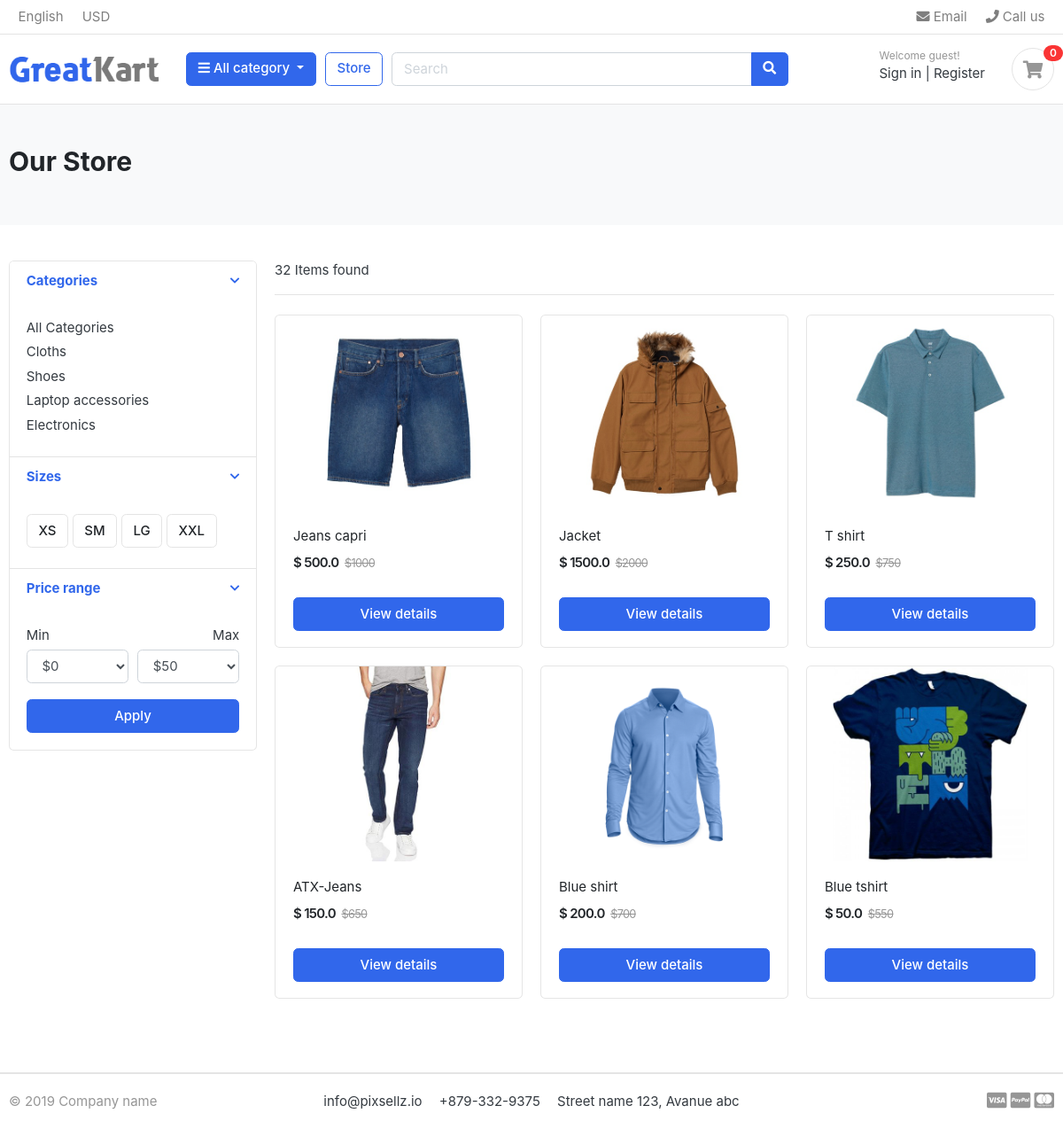
The app's page /store/category/cloths with its own data.
### apps/category/models.py (models this page shows, shortened)
class Category(models.Model):
    category_name = models.CharField(max_length=50, unique=True)
    slug = models.SlugField(max_length=100, unique=True)
    description = models.TextField(max_length=255, blank=True)
    cat_image = models.ImageField(upload_to="photos/categories", blank=True)
    class Meta:
        verbose_name = "category"
        verbose_name_plural = "categories"
    def get_url(self):
        return reverse("product_with_category", args=[self.slug])

### apps/store/models.py (models this page shows, shortened)
class Product(models.Model):
    product_name = models.CharField(max_length=200, unique=True)
    slug = models.SlugField(max_length=200, unique=True)
    description = models.TextField(max_length=500, blank=True)
    price = models.FloatField()
    image = models.ImageField(upload_to="photos/products")
    stock = models.IntegerField()
    is_available = models.BooleanField(default=True)
    category = models.ForeignKey(Category, on_delete=models.CASCADE)
    created_date = models.DateTimeField(auto_now_add=True)
    modified_date = models.DateTimeField(auto_now=True)
    def get_url(self):
        return reverse("product_detail", args=[self.category.slug, self.slug])

### apps/store/views.py (the view)
# urls.py: path("store/", include("apps.store.urls")),
def store(request, category_slug=None):
    page = request.GET.get("page")
    if category_slug is not None:
        category = get_object_or_404(Category, slug=category_slug)
        products = Product.objects.filter(
            category=category, is_available=True
        ).order_by("id")
    else:
        products = Product.objects.filter(is_available=True).order_by("id")
    paginator = Paginator(products, 6)
    paged_product = paginator.get_page(page)
    product_counts = products.count()
    return render(
        request,
        "store/store.html",
        context={"products": paged_product, "product_counts": product_counts},
    )

### apps/cart/views.py (called while the page is built)
def _cart_id(request):
    return request.session.session_key or request.session.create()

### apps/category/context_processors.py (called while the page is built)
def menu_links(request):
    links = Category.objects.all()
    try:
        cart = Cart.objects.get(cart_id=_cart_id(request))
        cart_item_count = CartItem.objects.filter(cart=cart).count()
    except Cart.DoesNotExist:
        cart_item_count = 0
    return dict(links=links, cart_item_count=cart_item_count)

### templates/store/store.html (shortened to what this page needs)
{% extends "base.html" %}
{% load static %}
{% block body_content %}
<section class="section-pagetop bg">
<div class="container">
	{% if 'search' in request.path %}
		<h2 class="title-page">Search result</h2>
	{% else %}
		<h2 class="title-page">Our Store</h2>
	{% endif %}
</div>
</section>
<section class="section-content padding-y">
<div class="container">
<div class="row">
	<aside class="col-md-3">
<div class="card">
	<article class="filter-group">
		<header class="card-header">
			<a href="#" data-toggle="collapse" data-target="#collapse_1" aria-expanded="true" class="">
				<i class="icon-control fa fa-chevron-down"></i>
				<h6 class="title">Categories</h6>
			</a>
		</header>
		<div class="filter-content collapse show" id="collapse_1" style="">
			<div class="card-body">
				<ul class="list-menu">
				<li><a href="{% url 'store' %}">All Categories</a></li>
				{% for category in links %}
					<li><a href="{{category.get_url}}">{{category.category_name}}</a></li>
				{% endfor %}
				</ul>
			</div>
		</div>
	</article>
	<article class="filter-group">
		<header class="card-header">
			<a href="#" data-toggle="collapse" data-target="#collapse_4" aria-expanded="true" class="">
				<i class="icon-control fa fa-chevron-down"></i>
				<h6 class="title">Sizes </h6>
			</a>
		</header>
		<div class="filter-content collapse show" id="collapse_4" style="">
			<div class="card-body">
			  <label class="checkbox-btn">
			    <span class="btn btn-light"> XS </span>
			  </label>
			  <label class="checkbox-btn">
			    <span class="btn btn-light"> SM </span>
			  </label>
			  <label class="checkbox-btn">
			    <span class="btn btn-light"> LG </span>
			  </label>
			  <label class="checkbox-btn">
			    <span class="btn btn-light"> XXL </span>
			  </label>
		</div>
		</div>
	</article>
	<article class="filter-group">
		<header class="card-header">
			<a href="#" data-toggle="collapse" data-target="#collapse_3" aria-expanded="true" class="">
				<i class="icon-control fa fa-chevron-down"></i>
				<h6 class="title">Price range </h6>
			</a>
		</header>
		<div class="filter-content collapse show" id="collapse_3" style="">
			<div class="card-body">
				<div class="form-row">
				<div class="form-group col-md-6">
				  <label>Min</label>
				  	<select class="mr-2 form-control">
						<option value="0">$0</option>
					</select>
				</div>
				<div class="form-group text-right col-md-6">
				  <label>Max</label>
				  	<select class="mr-2 form-control">
						<option value="50">$50</option>
					</select>
				</div>
				</div>
				<button class="btn btn-block btn-primary">Apply</button>
			</div>
		</div>
	</article>
</div>
	</aside>
	<main class="col-md-9">
<header class="border-bottom mb-4 pb-3">
		<div class="form-inline">
			<span class="mr-md-auto">32 Items found </span>
		</div>
</header>
<div class="row">
    {% for product in products %}
	<div class="col-md-4">
		<figure class="card card-product-grid">
			<div class="img-wrap">
				<a href="{{ product.get_url }}"><img src="{{product.image.url}}"></a>
			</div>
			<figcaption class="info-wrap">
				<div class="fix-height">
					<a href="{{ product.get_url }}" class="title">{{product.product_name}}</a>
					<div class="price-wrap mt-2">
						<span class="price">$ {{product.price}}</span>
						<del class="price-old">${{product.price|add:500}}</del>
					</div>
				</div>
				<a href="{{product.get_url}}" class="btn btn-block btn-primary">View details</a>
			</figcaption>
		</figure>
	</div>
    {% endfor %}
</div>
	</main>
</div>
</div>
</section>
{% endblock %}

### static/css/ui.css (style rules this page uses)
html { font-family: "Inter", sans-serif; font-size: 15px; }
.img-wrap { text-align: center; display: block; }
.img-wrap img { max-width: 100%; }
.price-wrap { letter-spacing: -0.7px; }
.padding-y { padding-top: 40px; padding-bottom: 40px; }
figure { margin-bottom: 0; }
article:after, .form-group:after { display: block; clear: both; content: ""; }
.bg { background-color: #f8f9fa; }
.title-page { color: #212529; }
.btn-light { background-color: #fff; border-color: #e4e4e4; }
[class*=list-] li:after { visibility: hidden; display: block; content: ""; overflow: hidden; height: 0; clear: both; }
.list-menu { list-style: none; margin: 0; padding-left: 0; }
.list-menu li { margin-bottom: 5px; }
.list-menu a { color: #343a40; }
[class*=card-product] a.title { color: #212529; display: block; }
[class*=card-product] .img-wrap { overflow: hidden; position: relative; }
[class*=card-product] .img-wrap img { height: 100%; max-width: 100%; width: auto; display: inline-block; -o-object-fit: cover; object-fit: cover; }
.card-product-grid { margin-bottom: 20px; }
.card-product-grid .img-wrap { border-radius: 0.2rem 0.2rem 0 0; height: 220px; }
.card-product-grid .info-wrap { overflow: hidden; padding: 18px 20px; }
.card-product-grid .fix-height { height: 80px; overflow: hidden; }
.card .img-wrap { overflow: hidden; }
.price { font-weight: 600; color: #212529; }
.price-old { color: #969696; margin-left: 3px; font-size: 85%; }
.icon-control { margin-top: 5px; float: right; font-size: 80%; }
.card-header .title { margin-bottom: 0; line-height: 1.5; }
.filter-group { border-bottom: 1px solid #e4e4e4; }
.filter-group .card-header { border-bottom: 0; }
.filter-group:last-child { border-bottom: 0; }
.checkbox-btn { position: relative; }
.section-pagetop { padding: 45px 0; }

### records on screen
Category: category_name "Cloths"
Category: category_name "Shoes"
Category: category_name "Laptop accessories"
Category: category_name "Electronics"
Product: image (picture), product_name "Jeans capri", price "500.0", price|add "1000"
Product: image (picture), product_name "Jacket", price "1500.0", price|add "2000"
Product: image (picture), product_name "T shirt", price "250.0", price|add "750"
Product: image (picture), product_name "ATX-Jeans", price "150.0", price|add "650"
Product: image (picture), product_name "Blue shirt", price "200.0", price|add "700"
Product: image (picture), product_name "Blue tshirt", price "50.0", price|add "550"

### other values on screen
{{ cart_item_count }} "0"
